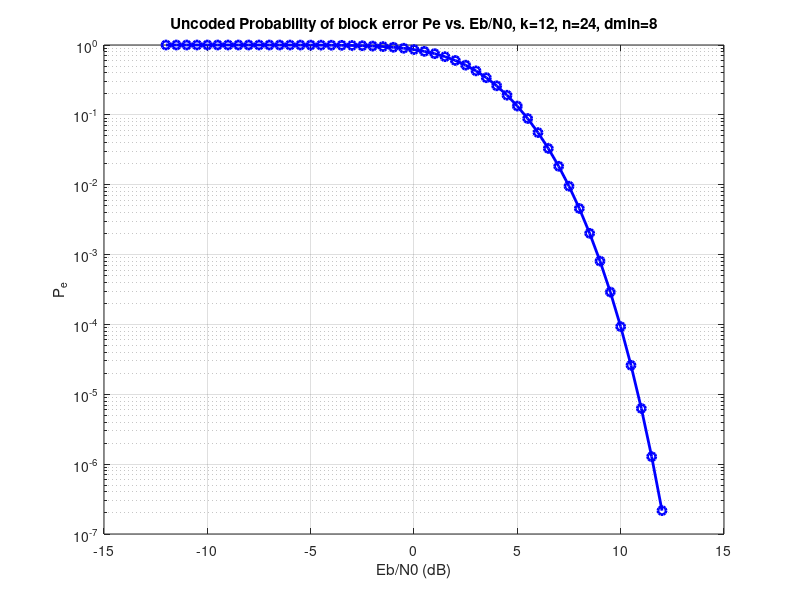

Write MATLAB code to recreate this figure.
%% Problem 3.a
% define block code
k = 12;
n = 24;
dmin = 8;
% Define Eb/N0 values in dB
EbN0dB = -12:0.5:12; % Range of Eb/N0 values in dB

% Convert Eb/N0 to linear scale
EbN0 = 10.^((EbN0dB / 10));

% Calculate the theoretical Pe for BPSK
Pb_theoretical = qfunc(sqrt(2*EbN0));

% calculate block error probability using binomial distribution formula
Pe_theoretical = 1 - (1-Pb_theoretical).^n;

% Plot the results
figure()
semilogy(EbN0dB, Pe_theoretical,'b-o', 'LineWidth', 2);
title('Uncoded Probability of block error Pe vs. Eb/N0, k=12, n=24, dmin=8');
xlabel('Eb/N0 (dB)');
ylabel('P_e');
grid on;
